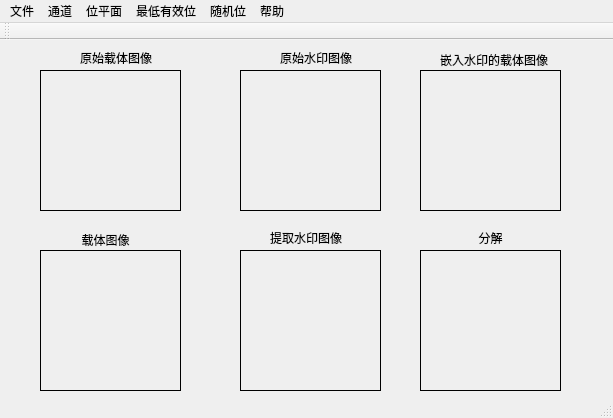
<?xml version="1.0" encoding="UTF-8"?>
<ui version="4.0">
 <class>MainWindow</class>
 <widget class="QMainWindow" name="MainWindow">
  <property name="geometry">
   <rect>
    <x>0</x>
    <y>0</y>
    <width>613</width>
    <height>418</height>
   </rect>
  </property>
  <property name="windowTitle">
   <string>chapter10</string>
  </property>
  <widget class="QWidget" name="centralWidget">
   <widget class="QLabel" name="label1">
    <property name="geometry">
     <rect>
      <x>40</x>
      <y>30</y>
      <width>141</width>
      <height>141</height>
     </rect>
    </property>
    <property name="frameShape">
     <enum>QFrame::Box</enum>
    </property>
    <property name="text">
     <string/>
    </property>
   </widget>
   <widget class="QLabel" name="label2">
    <property name="geometry">
     <rect>
      <x>240</x>
      <y>30</y>
      <width>141</width>
      <height>141</height>
     </rect>
    </property>
    <property name="frameShape">
     <enum>QFrame::Box</enum>
    </property>
    <property name="text">
     <string/>
    </property>
   </widget>
   <widget class="QLabel" name="label4">
    <property name="geometry">
     <rect>
      <x>40</x>
      <y>210</y>
      <width>141</width>
      <height>141</height>
     </rect>
    </property>
    <property name="frameShape">
     <enum>QFrame::Box</enum>
    </property>
    <property name="text">
     <string/>
    </property>
   </widget>
   <widget class="QLabel" name="label5">
    <property name="geometry">
     <rect>
      <x>240</x>
      <y>210</y>
      <width>141</width>
      <height>141</height>
     </rect>
    </property>
    <property name="frameShape">
     <enum>QFrame::Box</enum>
    </property>
    <property name="text">
     <string/>
    </property>
   </widget>
   <widget class="QLabel" name="label">
    <property name="geometry">
     <rect>
      <x>80</x>
      <y>10</y>
      <width>81</width>
      <height>16</height>
     </rect>
    </property>
    <property name="text">
     <string>原始载体图像</string>
    </property>
   </widget>
   <widget class="QLabel" name="label_2">
    <property name="geometry">
     <rect>
      <x>280</x>
      <y>10</y>
      <width>81</width>
      <height>16</height>
     </rect>
    </property>
    <property name="text">
     <string>原始水印图像</string>
    </property>
   </widget>
   <widget class="QLabel" name="label_3">
    <property name="geometry">
     <rect>
      <x>40</x>
      <y>190</y>
      <width>131</width>
      <height>20</height>
     </rect>
    </property>
    <property name="text">
     <string>载体图像</string>
    </property>
    <property name="alignment">
     <set>Qt::AlignCenter</set>
    </property>
   </widget>
   <widget class="QLabel" name="label_4">
    <property name="geometry">
     <rect>
      <x>270</x>
      <y>190</y>
      <width>81</width>
      <height>16</height>
     </rect>
    </property>
    <property name="text">
     <string>提取水印图像</string>
    </property>
   </widget>
   <widget class="QLabel" name="label3">
    <property name="geometry">
     <rect>
      <x>420</x>
      <y>30</y>
      <width>141</width>
      <height>141</height>
     </rect>
    </property>
    <property name="frameShape">
     <enum>QFrame::Box</enum>
    </property>
    <property name="text">
     <string/>
    </property>
   </widget>
   <widget class="QLabel" name="label_5">
    <property name="geometry">
     <rect>
      <x>440</x>
      <y>10</y>
      <width>111</width>
      <height>20</height>
     </rect>
    </property>
    <property name="text">
     <string>嵌入水印的载体图像</string>
    </property>
   </widget>
   <widget class="QLabel" name="label6">
    <property name="geometry">
     <rect>
      <x>420</x>
      <y>210</y>
      <width>141</width>
      <height>141</height>
     </rect>
    </property>
    <property name="frameShape">
     <enum>QFrame::Box</enum>
    </property>
    <property name="text">
     <string/>
    </property>
   </widget>
   <widget class="QLabel" name="label_6">
    <property name="geometry">
     <rect>
      <x>450</x>
      <y>190</y>
      <width>81</width>
      <height>16</height>
     </rect>
    </property>
    <property name="text">
     <string>分解</string>
    </property>
    <property name="alignment">
     <set>Qt::AlignCenter</set>
    </property>
   </widget>
  </widget>
  <widget class="QMenuBar" name="menuBar">
   <property name="geometry">
    <rect>
     <x>0</x>
     <y>0</y>
     <width>613</width>
     <height>23</height>
    </rect>
   </property>
   <widget class="QMenu" name="menu">
    <property name="title">
     <string>文件</string>
    </property>
    <addaction name="openLenaJpg"/>
    <addaction name="openCustomeFile"/>
    <addaction name="restoreFile"/>
    <addaction name="exitSystem"/>
   </widget>
   <widget class="QMenu" name="menu_2">
    <property name="title">
     <string>帮助</string>
    </property>
    <addaction name="copyright"/>
    <addaction name="about"/>
   </widget>
   <widget class="QMenu" name="menu_9">
    <property name="title">
     <string>通道</string>
    </property>
    <widget class="QMenu" name="menuR_2">
     <property name="title">
      <string>R通道</string>
     </property>
     <addaction name="Rcolor"/>
     <addaction name="Rgrey"/>
    </widget>
    <widget class="QMenu" name="menuG">
     <property name="title">
      <string>G通道</string>
     </property>
     <addaction name="Gcolor"/>
     <addaction name="Ggrey"/>
    </widget>
    <widget class="QMenu" name="menuB">
     <property name="title">
      <string>B通道</string>
     </property>
     <addaction name="Bcolor"/>
     <addaction name="Bgrey"/>
    </widget>
    <addaction name="menuR_2"/>
    <addaction name="menuG"/>
    <addaction name="menuB"/>
   </widget>
   <widget class="QMenu" name="menu_5">
    <property name="title">
     <string>位平面</string>
    </property>
    <widget class="QMenu" name="menu_12">
     <property name="title">
      <string>彩色</string>
     </property>
     <addaction name="zero"/>
     <addaction name="one"/>
     <addaction name="two"/>
     <addaction name="three"/>
     <addaction name="four"/>
     <addaction name="five"/>
     <addaction name="six"/>
     <addaction name="seven"/>
    </widget>
    <widget class="QMenu" name="menu_3">
     <property name="title">
      <string>灰度</string>
     </property>
     <addaction name="zeroGray"/>
     <addaction name="oneGray"/>
     <addaction name="twoGray"/>
     <addaction name="threeGray"/>
     <addaction name="fourGray"/>
     <addaction name="fiveGray"/>
     <addaction name="sixGray"/>
     <addaction name="sevenGray"/>
    </widget>
    <addaction name="menu_12"/>
    <addaction name="menu_3"/>
   </widget>
   <widget class="QMenu" name="menu_4">
    <property name="title">
     <string>最低有效位</string>
    </property>
    <addaction name="NEmbed"/>
    <addaction name="NExtract"/>
   </widget>
   <widget class="QMenu" name="menu_6">
    <property name="title">
     <string>随机位</string>
    </property>
    <addaction name="NBRembed"/>
    <addaction name="NBRextract"/>
   </widget>
   <addaction name="menu"/>
   <addaction name="menu_9"/>
   <addaction name="menu_5"/>
   <addaction name="menu_4"/>
   <addaction name="menu_6"/>
   <addaction name="menu_2"/>
  </widget>
  <widget class="QToolBar" name="mainToolBar">
   <attribute name="toolBarArea">
    <enum>TopToolBarArea</enum>
   </attribute>
   <attribute name="toolBarBreak">
    <bool>false</bool>
   </attribute>
  </widget>
  <widget class="QStatusBar" name="statusBar"/>
  <action name="openLenaJpg">
   <property name="text">
    <string>打开测试文件（lena.jpg)</string>
   </property>
  </action>
  <action name="openCustomeFile">
   <property name="text">
    <string>打开自定义文件</string>
   </property>
  </action>
  <action name="restoreFile">
   <property name="text">
    <string>还原</string>
   </property>
  </action>
  <action name="exitSystem">
   <property name="text">
    <string>退出</string>
   </property>
  </action>
  <action name="copyright">
   <property name="text">
    <string>版权</string>
   </property>
  </action>
  <action name="about">
   <property name="text">
    <string>关于</string>
   </property>
  </action>
  <action name="embed">
   <property name="text">
    <string>嵌入</string>
   </property>
  </action>
  <action name="extract">
   <property name="text">
    <string>提取</string>
   </property>
  </action>
  <action name="NEmbed">
   <property name="text">
    <string>嵌入</string>
   </property>
  </action>
  <action name="NExtract">
   <property name="text">
    <string>提取</string>
   </property>
  </action>
  <action name="Rcolor">
   <property name="text">
    <string>彩色</string>
   </property>
  </action>
  <action name="Gcolor">
   <property name="text">
    <string>彩色</string>
   </property>
  </action>
  <action name="Bcolor">
   <property name="text">
    <string>彩色</string>
   </property>
  </action>
  <action name="Rgrey">
   <property name="text">
    <string>灰度</string>
   </property>
  </action>
  <action name="Ggrey">
   <property name="text">
    <string>灰度</string>
   </property>
  </action>
  <action name="Bgrey">
   <property name="text">
    <string>灰度</string>
   </property>
  </action>
  <action name="zero">
   <property name="text">
    <string>第0层</string>
   </property>
   <property name="toolTip">
    <string>第0层</string>
   </property>
  </action>
  <action name="one">
   <property name="text">
    <string>第1层</string>
   </property>
   <property name="toolTip">
    <string>第1层</string>
   </property>
  </action>
  <action name="two">
   <property name="text">
    <string>第2层</string>
   </property>
   <property name="toolTip">
    <string>第2层</string>
   </property>
  </action>
  <action name="three">
   <property name="text">
    <string>第3层</string>
   </property>
   <property name="toolTip">
    <string>第3层</string>
   </property>
  </action>
  <action name="four">
   <property name="text">
    <string>第4层</string>
   </property>
   <property name="toolTip">
    <string>第4层</string>
   </property>
  </action>
  <action name="five">
   <property name="text">
    <string>第5层</string>
   </property>
   <property name="toolTip">
    <string>第5层</string>
   </property>
  </action>
  <action name="six">
   <property name="text">
    <string>第6层</string>
   </property>
   <property name="toolTip">
    <string>第6层</string>
   </property>
  </action>
  <action name="seven">
   <property name="text">
    <string>第7层</string>
   </property>
   <property name="toolTip">
    <string>第7层</string>
   </property>
  </action>
  <action name="zeroGray">
   <property name="text">
    <string>第0层</string>
   </property>
   <property name="toolTip">
    <string>第0层</string>
   </property>
  </action>
  <action name="oneGray">
   <property name="text">
    <string>第1层</string>
   </property>
   <property name="toolTip">
    <string>第1层</string>
   </property>
  </action>
  <action name="twoGray">
   <property name="text">
    <string>第2层</string>
   </property>
   <property name="toolTip">
    <string>第2层</string>
   </property>
  </action>
  <action name="threeGray">
   <property name="text">
    <string>第3层</string>
   </property>
  </action>
  <action name="fourGray">
   <property name="text">
    <string>第4层</string>
   </property>
   <property name="toolTip">
    <string>第4层</string>
   </property>
  </action>
  <action name="fiveGray">
   <property name="text">
    <string>第5层</string>
   </property>
   <property name="toolTip">
    <string>第5层</string>
   </property>
  </action>
  <action name="sixGray">
   <property name="text">
    <string>第6层</string>
   </property>
   <property name="toolTip">
    <string>第6层</string>
   </property>
  </action>
  <action name="sevenGray">
   <property name="text">
    <string>第7层</string>
   </property>
   <property name="toolTip">
    <string>第7层</string>
   </property>
  </action>
  <action name="BRembed">
   <property name="text">
    <string>嵌入</string>
   </property>
  </action>
  <action name="NBRembed">
   <property name="text">
    <string>嵌入</string>
   </property>
  </action>
  <action name="BRextract">
   <property name="text">
    <string>提取</string>
   </property>
  </action>
  <action name="NBRextract">
   <property name="text">
    <string>提取</string>
   </property>
  </action>
 </widget>
 <layoutdefault spacing="6" margin="11"/>
 <resources/>
 <connections/>
</ui>
